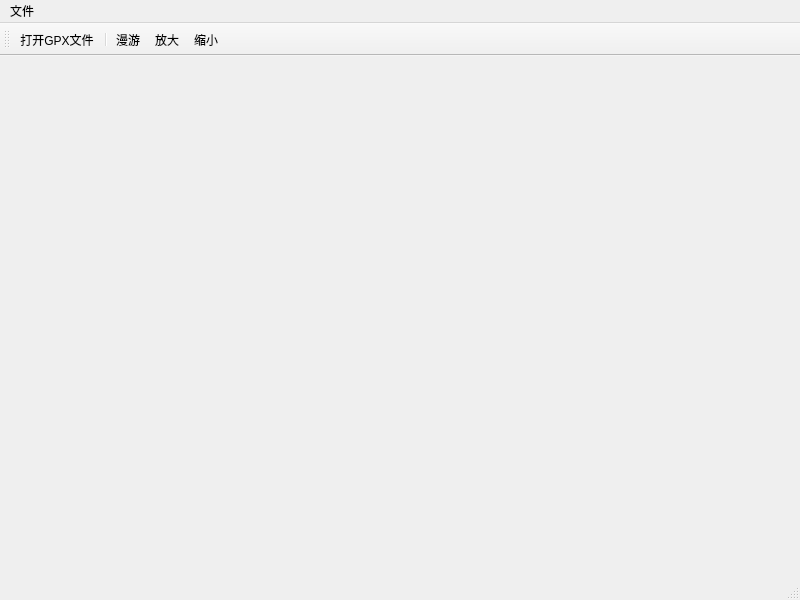
<?xml version="1.0" encoding="UTF-8"?>
<ui version="4.0">
 <class>MainWindow</class>
 <widget class="QMainWindow" name="MainWindow">
  <property name="geometry">
   <rect>
    <x>0</x>
    <y>0</y>
    <width>800</width>
    <height>600</height>
   </rect>
  </property>
  <property name="windowTitle">
   <string>MainWindow</string>
  </property>
  <widget class="QWidget" name="centralwidget">
   <layout class="QGridLayout" name="gridLayout"/>
  </widget>
  <widget class="QMenuBar" name="menubar">
   <property name="geometry">
    <rect>
     <x>0</x>
     <y>0</y>
     <width>800</width>
     <height>23</height>
    </rect>
   </property>
   <widget class="QMenu" name="menu">
    <property name="title">
     <string>文件</string>
    </property>
    <addaction name="action_OpenGPXFile"/>
    <addaction name="separator"/>
    <addaction name="action_Exit"/>
   </widget>
   <addaction name="menu"/>
  </widget>
  <widget class="QStatusBar" name="statusbar"/>
  <widget class="QToolBar" name="toolBar">
   <property name="windowTitle">
    <string>toolBar</string>
   </property>
   <attribute name="toolBarArea">
    <enum>TopToolBarArea</enum>
   </attribute>
   <attribute name="toolBarBreak">
    <bool>false</bool>
   </attribute>
   <addaction name="action_tbOpenGPXFile"/>
   <addaction name="separator"/>
   <addaction name="action_Pan"/>
   <addaction name="action_ZoonIn"/>
   <addaction name="action_ZoomOut"/>
  </widget>
  <action name="action_OpenGPXFile">
   <property name="icon">
    <iconset>
     <normalon>:/icons/icons/GenericOpen_B_32.png</normalon>
    </iconset>
   </property>
   <property name="text">
    <string>打开gpx文件</string>
   </property>
  </action>
  <action name="action_Exit">
   <property name="text">
    <string>退出</string>
   </property>
  </action>
  <action name="action_tbOpenGPXFile">
   <property name="icon">
    <iconset>
     <normalon>:/icons/icons/GenericOpen_B_32.png</normalon>
    </iconset>
   </property>
   <property name="text">
    <string>打开GPX文件</string>
   </property>
   <property name="toolTip">
    <string>点击打开GPX文件</string>
   </property>
  </action>
  <action name="action_ZoonIn">
   <property name="icon">
    <iconset resource="GPSTrackEditer.qrc">
     <normaloff>:/icons/icons/ZoomInTool_B_32.png</normaloff>:/icons/icons/ZoomInTool_B_32.png</iconset>
   </property>
   <property name="text">
    <string>放大</string>
   </property>
   <property name="toolTip">
    <string>放大</string>
   </property>
  </action>
  <action name="action_ZoomOut">
   <property name="icon">
    <iconset>
     <normalon>:/icons/icons/ZoomOutTool_B_32.png</normalon>
    </iconset>
   </property>
   <property name="text">
    <string>缩小</string>
   </property>
   <property name="toolTip">
    <string>缩小</string>
   </property>
  </action>
  <action name="action_Pan">
   <property name="icon">
    <iconset>
     <normalon>:/icons/icons/PanTool_B_32.png</normalon>
    </iconset>
   </property>
   <property name="text">
    <string>漫游</string>
   </property>
   <property name="toolTip">
    <string>漫游</string>
   </property>
  </action>
 </widget>
 <resources>
  <include location="GPSTrackEditer.qrc"/>
 </resources>
 <connections/>
</ui>
